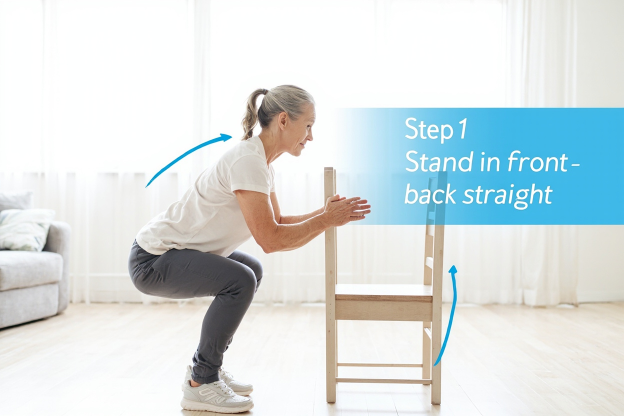
#> input picture video-production/01_chair_leg_training/scene1_chair_squat.png, 1248 x 832 px (shown at 1/2 size)
$ python -i assemble_v2.py   (imports and definitions only)
#> lines starting #> are read from the running program, lines starting #| are printed output that depends on the picture
#!/usr/bin/env python3
"""批量组装视频 v2 - 使用预生成的250秒循环音乐"""
import imageio_ffmpeg, subprocess, os, shutil
from pathlib import Path
from PIL import Image, ImageDraw, ImageFont
import tempfile

# [1 line that did not run here, left out]
WIDTH, HEIGHT = 1280, 720
FPS = 25
MEDIA_IMG = Path("/home/admin1234/.openclaw/media/tool-image-generation")
PROJECT_BASE = Path("/home/admin1234/.openclaw/workspace/projects/senior-strength-app/video-production")
LOOPED_MUSIC = "/tmp/music_looped_250s.mp3"  # 预生成
TARGET_DUR = 250

# [5 lines left out: function get_font, not called in this run]

def resize_crop(img_path):
    img = Image.open(img_path).convert("RGB")
#> img is the input picture: PIL image 1248x832 RGB; mean R, G, B 215.7, 224.6, 225.6
    scale = max(WIDTH / img.width, HEIGHT / img.height)
#> scale = 1.03
    nw, nh = int(img.width * scale), int(img.height * scale)
#> nw = 1280; nh = 853
    img = img.resize((nw, nh), Image.LANCZOS)
#> img: PIL image 1280x853 RGB
    l, t = (nw - WIDTH) // 2, (nh - HEIGHT) // 2
#> l = 0; t = 66
    return img.crop((l, t, l + WIDTH, t + HEIGHT))
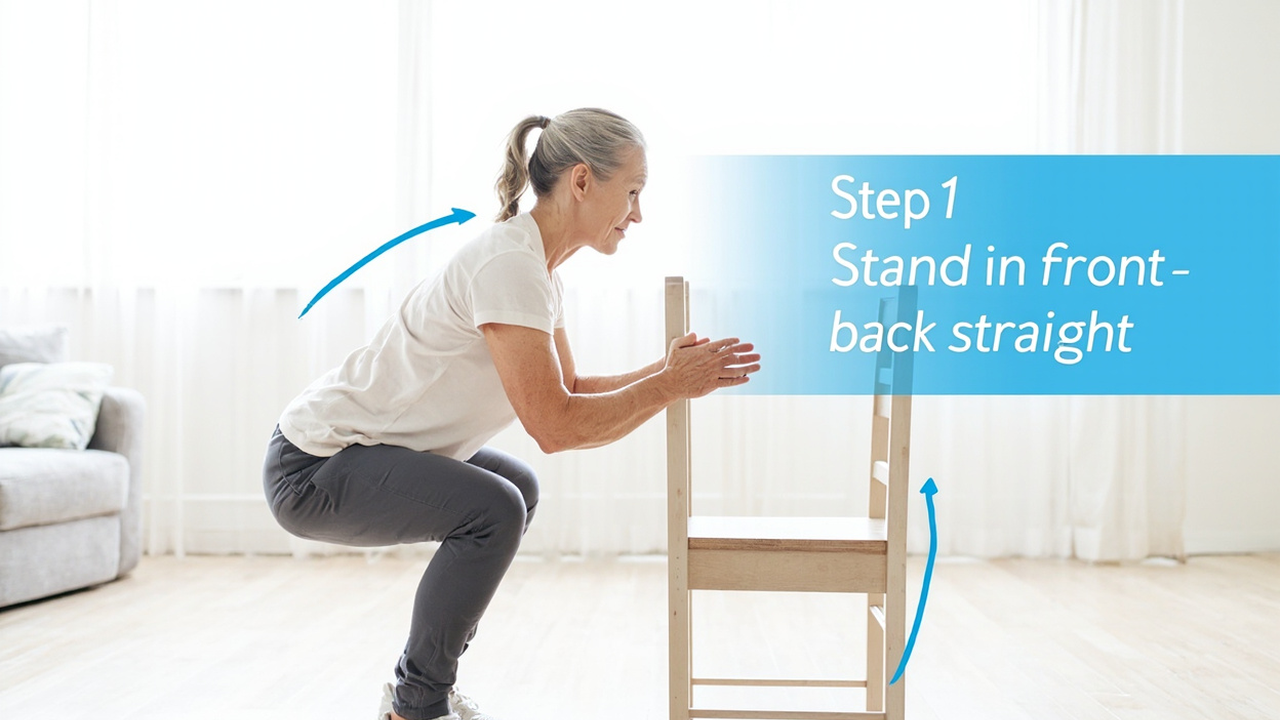
#> returned value: PIL image 1280x720 RGB; mean R, G, B 210.5, 221.1, 222.6

# [22 lines left out: functions render_scene, find_image, not called in this run]

SCENES = {
    "02_resistance_band_fullbody": [
        ("aaa4038a", 15, "Resistance Band Full Body Training","Strength Training for Seniors | Ageless Strength"),
        ("c14beda1", 30, "Why Resistance Bands Are Perfect for Seniors","Affordable, portable, and gentle on joints"),
        ("5ac33004", 35, "Step 1: Bicep Curl with Band","Keep elbows at your sides, squeeze at the top"),
        ("293cbed8", 35, "Step 2: Leg Curl with Band","Stand on one leg, curl the other back slowly"),
        ("fcb14201", 35, "Step 3: Seated Row","Pull the band toward your belly button"),
        ("76dbd5d4", 35, "Step 4: Band Squat","Feet shoulder-width, sit back like in a chair"),
        ("3a4c12c2", 30, "AI Pose Detection - Real-Time Feedback","Get instant feedback on every rep you do"),
        ("7a76ccc8", 20, "Personalized Plan Just For You","Get matched to the right resistance level"),
        ("0152c1ae", 15, "Start Your 7-Day Free Trial Today","Ageless Strength - Strength Training for Every Age"),
    ],
    "03_seated_dumbbell_shoulder": [
        ("1d2c0ac2", 15, "Seated Dumbbell Shoulder Training","Strength Training for Seniors | Ageless Strength"),
        ("d92ef8f3", 30, "Why Shoulder Strength Matters After 50","Makes daily activities easier - carrying groceries, lifting grandkids"),
        ("81ea2f1d", 35, "Step 1: Seated Shoulder Press","Press weights straight up, control the descent"),
        ("9ae90bc0", 35, "Step 2: Lateral Raise","Raise arms out to sides, slight bend in elbows"),
        ("8a6a64cf", 35, "Step 3: Front Raise","Alternate arms, control the movement"),
        ("3c0fadae", 35, "Share Your Progress with Family","Invite family members to follow your journey"),
        ("9ae90bc0", 30, "Family Dashboard - See Everyone's Progress","One subscription, the whole family stays connected"),
        ("7a76ccc8", 20, "AI Real-Time Form Feedback","Your phone watches your form - like a personal trainer"),
        ("0152c1ae", 15, "Start Your 7-Day Free Trial Today","Ageless Strength - Strength Training for Every Age"),
    ],
    "04_balance_fall_prevention": [
        ("5aa7934e", 15, "Balance Training - Prevent Falls","Strength Training for Seniors | Ageless Strength"),
        ("d36b8c82", 30, "Falls Are the #1 Threat to Senior Health","But they're preventable with the right training"),
        ("af9d3d8e", 35, "Step 1: Tandem Stance","Stand heel to toe, like on a tightrope"),
        ("083690a1", 35, "Step 2: Single Leg Stance","Hold for 30 seconds each leg - don't forget to breathe"),
        ("1e43f2dd", 35, "Step 3: Heel-to-Toe Walk","Take 20 steps forward, watching your balance"),
        ("686c5b20", 35, "Family Guardian - Stay Connected","Your family gets notified if something seems wrong"),
        ("8555f6e9", 30, "AI Motion Detection - Real-Time Safety","Get alerted if your balance wavers during exercise"),
        ("7a76ccc8", 20, "Try Ageless Strength - Track Your Progress","See your improvement week by week"),
        ("0152c1ae", 15, "Start Your 7-Day Free Trial Today","Ageless Strength - Strength Training for Every Age"),
    ],
    "05_core_stability": [
        ("54ba8535", 15, "Core Stability Training - Zero Equipment","Strength Training for Seniors | Ageless Strength"),
        ("64b05d0d", 30, "Why Core Stability Is the Foundation","A strong core prevents falls and back pain"),
        ("b296fee4", 35, "Step 1: Bird Dog","Extend opposite arm and leg, keep back flat"),
        ("68c7fe35", 35, "Step 2: Seated Core Tighten","Sit tall, pull navel toward spine, hold and breathe"),
        ("37a452ab", 35, "Step 3: Leg Extension","Extend one leg at a time, keep core engaged"),
        ("a1073ef7", 35, "Step 4: Bridge Pose","Lie on back, lift hips, hold at the top"),
        ("b296fee4", 30, "Core Stability - Control is Everything","Slow and controlled beats fast and sloppy"),
        ("347b862e", 20, "Progress Tracking - Celebrate Every Win","Ageless Strength tracks your improvements automatically"),
        ("0152c1ae", 15, "Start Your 7-Day Free Trial Today","Ageless Strength - Strength Training for Every Age"),
    ],
    "06_resistance_band_legs": [
        ("76db883b", 15, "Resistance Band Leg Training","Strength Training for Seniors | Ageless Strength"),
        ("916b2d14", 30, "Why Leg Strength Is Critical After 60","Strong legs mean independence - stand up, walk, climb stairs"),
        ("e25c6059", 35, "Step 1: Lateral Leg Raise","Lift leg out to side, slow and controlled"),
        ("76dbd5d4", 35, "Step 2: Band Squat","Sit back into the squat, keep knees behind toes"),
        ("fcb14201", 35, "Step 3: Standing Hamstring Curl","Curl heel toward glutes, squeeze at the top"),
        ("293cbed8", 35, "Step 4: Seated Leg Extension","Strengthen quadriceps from a seated position"),
        ("c7d698ad", 30, "Step 5: Hip Bridge","Lie on back, lift hips, hold at the top"),
        ("7a76ccc8", 20, "Premium Content - Unlock All 20+ Courses","Subscribe to access every training program"),
        ("0152c1ae", 15, "Start Your 7-Day Free Trial Today","Ageless Strength - Strength Training for Every Age"),
    ],
    "07_morning_evening_stretch": [
        ("0c6f6963", 15, "Complete Morning & Evening Stretch","Strength Training for Seniors | Ageless Strength"),
        ("dc8f5378", 30, "Why Stretching Is Essential for Seniors","Maintains flexibility, reduces stiffness, prevents injury"),
        ("68c7fe35", 30, "Step 1: Seated Hamstring Stretch","Extend one leg, lean forward slightly, hold 30 seconds each"),
        ("d524b028", 30, "Step 2: Standing Quad Stretch","Hold ankle behind you, keep knees together"),
        ("c7d698ad", 30, "Step 3: Hip Flexor Lunge","Lunge forward, drop back knee toward floor"),
        ("b015ac73", 30, "Step 4: Neck & Shoulder Release","Gentle head tilts and shoulder rolls"),
        ("dc8f5378", 30, "Step 5: Spinal Twist","Rotate torso, look over each shoulder"),
        ("37a452ab", 30, "Step 6: Standing Calf Stretch","Hands on wall, one leg back, heel dropped"),
        ("37a452ab", 20, "Daily Reminders - Build Your Habit","Set workout reminders and never miss a day"),
        ("0152c1ae", 15, "Start Your 7-Day Free Trial Today","Ageless Strength - Strength Training for Every Age"),
    ],
    "08_chair_squat_form": [
        ("037bb945", 15, "Chair Squat - Perfect Your Form","Strength Training for Seniors | Ageless Strength"),
        ("18b101f6", 30, "Why Chair Squats Mimic Real-Life Movement","They train exactly what your body needs to do every day"),
        ("76dbd5d4", 35, "Step 1: Stand in Front of Chair","Feet shoulder-width, toes slightly turned out"),
        ("430568d5", 35, "Step 2: The Descent","Push hips back, bend knees, lower until you touch the seat"),
        ("916b2d14", 35, "Step 3: The Ascent","Drive through your heels, squeeze your glutes at the top"),
        ("7cfdb1ac", 30, "The #1 Mistake: Knees Past Toes","Keep your weight in your heels, knees tracking over toes"),
        ("8555f6e9", 35, "AI Real-Time Form Correction","Your phone detects your form and gives instant tips"),
        ("7cfdb1ac", 20, "Try the AI Pose Detection Feature","Just like having a personal trainer watching your every rep"),
        ("0152c1ae", 15, "Start Your 7-Day Free Trial Today","Ageless Strength - Strength Training for Every Age"),
    ],
    "09_strength_mistakes": [
        ("6fd503bd", 15, "5 Common Strength Training Mistakes","Strength Training for Seniors | Ageless Strength"),
        ("639c0ca1", 35, "Mistake #1: Holding Your Breath","Breathe normally - exhale during effort, inhale on recovery"),
        ("a3dc86fa", 35, "Mistake #2: Working Through Pain","Pain is your body's warning signal - respect it!"),
        ("e7222044", 35, "Mistake #3: Too Much Too Soon","Quality over quantity - build gradually, 10% rule"),
        ("775fe408", 35, "Mistake #4: Skipping Warm-Up","Cold muscles are injury-prone - always warm up first"),
        ("df6b8cec", 35, "Mistake #5: No Rest Days","Your muscles grow during rest, not during exercise"),
        ("7a76ccc8", 35, "Learn the Science of Strength Training","Ageless Strength - built on proper exercise science"),
        ("347b862e", 10, "7-Day Free Trial","Try risk-free, cancel anytime"),
        ("0152c1ae", 15, "Start Your 7-Day Free Trial Today","Ageless Strength - Strength Training for Every Age"),
    ],
    "10_family_workout_plan": [
        ("179ee92b", 15, "Design Your Family Workout Plan","Strength Training for Seniors | Ageless Strength"),
        ("a0eb002f", 30, "One Subscription, Whole Family","Share progress, motivate each other, save money"),
        ("f7022b71", 35, "Individual vs Family Plan","Family plan at $14.99/mo = best value for your household"),
        ("2667fb76", 35, "Set Weekly Goals Together","Plan workouts as a family - consistency is everything"),
        ("a1073ef7", 35, "Track Every Family Member's Progress","Watch mom, dad, and yourself improve week by week"),
        ("347b862e", 35, "Stay Motivated as a Family","When one person trains, the whole family cheers them on"),
        ("a0eb002f", 35, "20+ Exercise Courses Included","From beginner to advanced - something for every level"),
        ("7a76ccc8", 15, "Premium Family Plan - Best Value","Unlock all features for the whole family"),
        ("0152c1ae", 15, "Start Your 7-Day Free Trial Today","Ageless Strength - Strength Training for Every Age"),
    ],
}

# [51 lines left out: function make_video, not called in this run]

# [19 lines not run here, left out]

>>> result = resize_crop('01_chair_leg_training/scene1_chair_squat.png')
